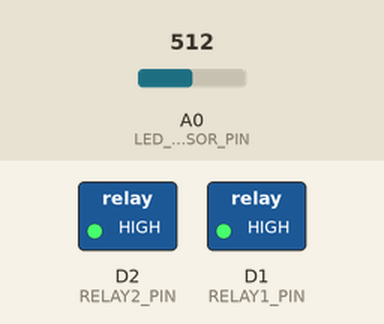
Simulated run of this sketch. Board: ESP8266 (NodeMCU). Parts: switched loads named in the sketch (green lamp = pin HIGH). The test bench sets the inputs (shaded band); at power-on: A0 (LED_SENSOR_PIN) = 512. WiFi joins after 1.5 s; servers stay silent unless stated; what the sketch prints to the serial monitor is not drawn.

Above: at 0.1 s.
At 1.6 s:
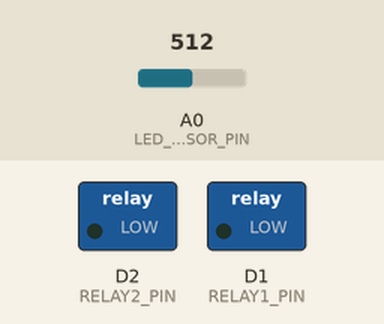
Timing chart, 0 to 3.1 s (numbered marks = the images above):
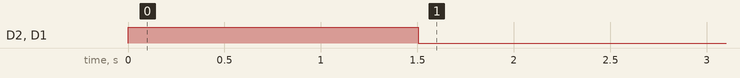

The sketch:

cosmic_byte_blitz_dongle_esp8266_client.ino
```cpp
#include <ESP8266WiFi.h>
#include <ESP8266WebServer.h>

/* ================= WIFI CONFIG ================= */
#define SSID     "WIFI-SSID"
#define PASSWORD "WIFI-PASSWORD"

IPAddress local_IP(192,168,1,36);
IPAddress gateway(192,168,1,1);
IPAddress subnet(255,255,255,0);
IPAddress primaryDNS(8,8,8,8);
IPAddress secondaryDNS(8,8,4,4);

ESP8266WebServer server(80);

/* ================= HARDWARE ================= */
const int LED_SENSOR_PIN = A0;   // LDR
const int RELAY1_PIN = D1;       // USB D+
const int RELAY2_PIN = D2;       // USB D-

/* ================= LDR LOGIC ================= */
const unsigned long CHECK_INTERVAL_MS = 20;
const unsigned long WINDOW_MS = 300;
const int STABILITY_THRESHOLD = 30;
const unsigned long STABLE_TIME_MS = 500;
const unsigned long UNSTABLE_TIME_MS = 300;

/* ================= STATE ================= */
bool relaysOn = false;
unsigned long lastCheck = 0;
unsigned long lastStableTime = 0;
unsigned long lastUnstableTime = 0;
int minVal = 1023;
int maxVal = 0;

/* ================= MODE ================= */
enum ControlMode {
  MODE_LDR,
  MODE_FORCE_ON,
  MODE_FORCE_OFF
};
ControlMode controlMode = MODE_LDR;

/* ================= RELAY HELPERS ================= */
void relaysON() {
  digitalWrite(RELAY1_PIN, LOW);   // active LOW
  digitalWrite(RELAY2_PIN, LOW);
  relaysOn = true;
}

void relaysOFF() {
  digitalWrite(RELAY1_PIN, HIGH);
  digitalWrite(RELAY2_PIN, HIGH);
  relaysOn = false;
}

/* ================= WIFI ================= */
void connectWiFi() {
  WiFi.mode(WIFI_STA);
  WiFi.setAutoReconnect(true);
  WiFi.persistent(true);

  WiFi.config(local_IP, gateway, subnet, primaryDNS, secondaryDNS);
  WiFi.begin(SSID, PASSWORD);

  Serial.print("Connecting to WiFi");
  unsigned long start = millis();
  while (WiFi.status() != WL_CONNECTED && millis() - start < 15000) {
    delay(500);
    Serial.print(".");
  }

  if (WiFi.status() == WL_CONNECTED) {
    Serial.println("\n✅ Connected");
    Serial.print("IP: ");
    Serial.println(WiFi.localIP());
  } else {
    Serial.println("\n⚠️ WiFi not connected yet");
  }
}

/* ================= HTML UI ================= */
const char INDEX_HTML[] PROGMEM = R"rawliteral(
<!DOCTYPE html>
<html>
<head>
<meta charset="UTF-8">
<title>USB LDR Controller</title>
<meta name="viewport" content="width=device-width, initial-scale=1">
<style>
body{font-family:sans-serif;background:#111;color:#eee;
display:flex;justify-content:center;align-items:center;height:100vh}
.card{background:#1c1c1c;padding:20px;border-radius:12px;width:320px}
button{width:100%;padding:12px;margin:6px 0;border:none;
border-radius:8px;font-size:16px}
.ldr{background:#3498db;color:#fff}
.on{background:#27ae60;color:#fff}
.off{background:#c0392b;color:#fff}
.power{background:#f39c12;color:#000;font-weight:bold}
</style>
</head>
<body>
<div class="card">
<h2>USB LDR Controller</h2>

<button class="ldr" onclick="go('/mode/ldr')">LDR (Auto)</button>
<button class="on" onclick="go('/mode/on')">Force ON</button>
<button class="off" onclick="go('/mode/off')">Force OFF</button>
<button class="power" onclick="go('/poweroff')">⏻ Power OFF</button>

</div>

<script>
function go(p){ fetch(p); }
</script>
</body>
</html>
)rawliteral";

/* ================= API HANDLERS ================= */
void handleRoot() {
  server.send_P(200, "text/html", INDEX_HTML);
}

void handleModeLDR() {
  controlMode = MODE_LDR;
  server.send(200,"text/plain","Mode: LDR");
}

void handleModeOn() {
  controlMode = MODE_FORCE_ON;
  relaysON();
  server.send(200,"text/plain","Mode: FORCE ON");
}

void handleModeOff() {
  controlMode = MODE_FORCE_OFF;
  relaysOFF();
  server.send(200,"text/plain","Mode: FORCE OFF");
}

/* 🔥 ATOMIC POWER OFF */
void handlePowerOff() {
  controlMode = MODE_FORCE_OFF;
  relaysOFF();
  delay(2000);               // relay + USB settle
  controlMode = MODE_LDR;
  server.send(200,"text/plain","Power OFF → LDR");
}

/* ================= SETUP ================= */
void setup() {
  Serial.begin(115200);

  pinMode(RELAY1_PIN,OUTPUT);
  pinMode(RELAY2_PIN,OUTPUT);
  relaysOFF();

  connectWiFi();

  server.on("/", handleRoot);
  server.on("/mode/ldr", handleModeLDR);
  server.on("/mode/on", handleModeOn);
  server.on("/mode/off", handleModeOff);
  server.on("/poweroff", handlePowerOff);
  server.begin();

  Serial.println("🚀 USB LDR Controller Ready");
}

/* ================= LOOP ================= */
void loop() {
  server.handleClient();

  /* WiFi reconnect */
  if (WiFi.status() != WL_CONNECTED) {
    static unsigned long t=0;
    if (millis()-t>5000) {
      t=millis();
      WiFi.disconnect();
      WiFi.begin(SSID,PASSWORD);
    }
  }

  /* FORCE MODES */
  if (controlMode==MODE_FORCE_ON) {
    if(!relaysOn) relaysON();
    return;
  }
  if (controlMode==MODE_FORCE_OFF) {
    if(relaysOn) relaysOFF();
    return;
  }

  /* LDR AUTO MODE */
  unsigned long now=millis();
  if(now-lastCheck>=CHECK_INTERVAL_MS){
    lastCheck=now;
    int v=analogRead(LED_SENSOR_PIN);
    if(v<minVal)minVal=v;
    if(v>maxVal)maxVal=v;

    if(now%WINDOW_MS<CHECK_INTERVAL_MS){
      int diff=maxVal-minVal;
      if(diff<STABILITY_THRESHOLD){
        lastStableTime=now;
        if(!relaysOn && now-lastUnstableTime>STABLE_TIME_MS)
          relaysON();
      } else {
        lastUnstableTime=now;
        if(relaysOn && now-lastStableTime>UNSTABLE_TIME_MS)
          relaysOFF();
      }
      minVal=1023;
      maxVal=0;
    }
  }
}
```

Measured:
- by itself, D2 (RELAY2_PIN), D1 (RELAY1_PIN): HIGH → LOW at 1.5 s
